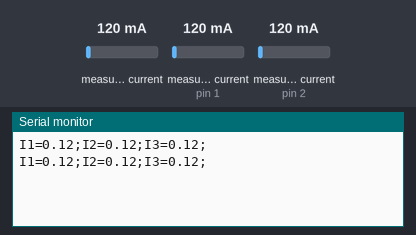
Recording of a sketch running on a simulated Arduino Uno, built with avr-gcc and run on an emulated ATmega328P. On the bench: the last lines printed to the serial monitor. The test bench sets the inputs (shaded band); at power-on: measured current 120 mA, measured current (sensors on pin 1, pin 2) 120 mA.

Above: at 1.5 s.
1.6 s: measured current (sensor 0) set to 40 mA
At 2.0 s:
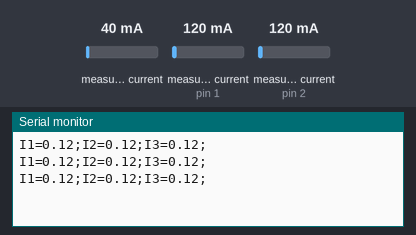
3.1 s: measured current (sensor on pin 1) set to 40 mA
At 3.7 s:
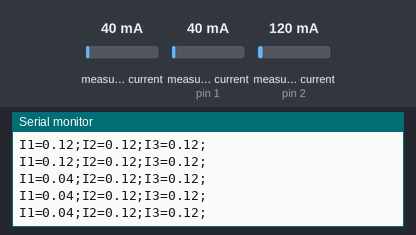
4.6 s: measured current (sensor on pin 2) set to 40 mA
At 5.3 s:
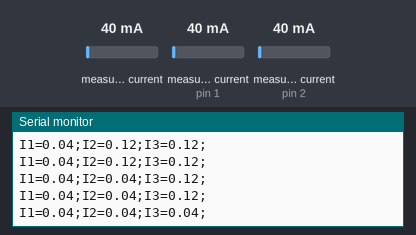
6.1 s: measured current (sensor 0) set to 500 mA
At 6.9 s:
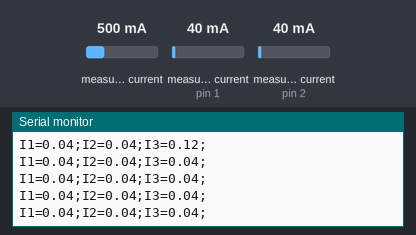
7.6 s: measured current (sensor on pin 1) set to 500 mA
At 7.6 s:
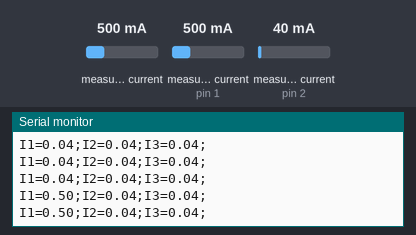
9.1 s: measured current (sensor on pin 2) set to 500 mA
At 9.6 s:
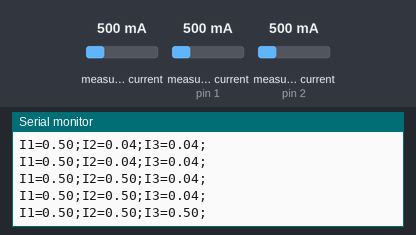
Timing chart, 0 to 11.6 s (numbered marks = the images above; inputs shaded):
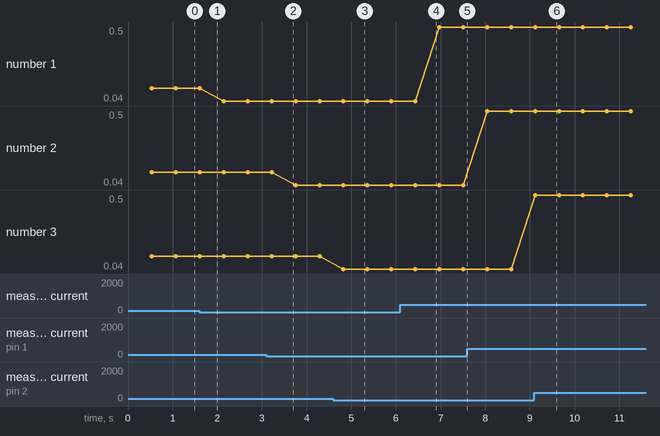

Measured:
- after the input at 4.6 s, the serial monitor: prints a new line after 0.23 s (image 3)
- after the input at 9.1 s, the serial monitor: prints a new line at once (image 6)
- plotted number 1: 0.12 → 0.04 after the input at 1.6 s, 0.04 → 0.5 after the input at 6.1 s

The sketch:

sketch.ino
```cpp
#include "EmonLib.h"                   // Include Emon Library
EnergyMonitor emon0;                   // Create an instance
EnergyMonitor emon1;                   // Create an instance
EnergyMonitor emon2;                   // Create an instance

void setup()
{
  Serial.begin(115200);

  emon0.current(0, 61.5);             // Current: input pin, calibration = 2000/Rburden. (Rburden=Vcc/2/0.0707
  emon1.current(1, 61.5);
  emon2.current(2, 61.5);
}

void loop()
{
  double Irms0 = emon0.calcIrms(1480);  // Calculate Irms only
  double Irms1 = emon1.calcIrms(1480);  // Calculate Irms only
  double Irms2 = emon2.calcIrms(1480);  // Calculate Irms only

//  Serial.print(Irms*230.0);	       // Apparent power
//  Serial.print(" ");
  Serial.print("I1=");
  Serial.print(Irms0);		       // Irms
  Serial.print(";I2=");
  Serial.print(Irms1);		       // Irms
  Serial.print(";I3=");
  Serial.print(Irms2);		       // Irms
  Serial.println(";");
}
```
